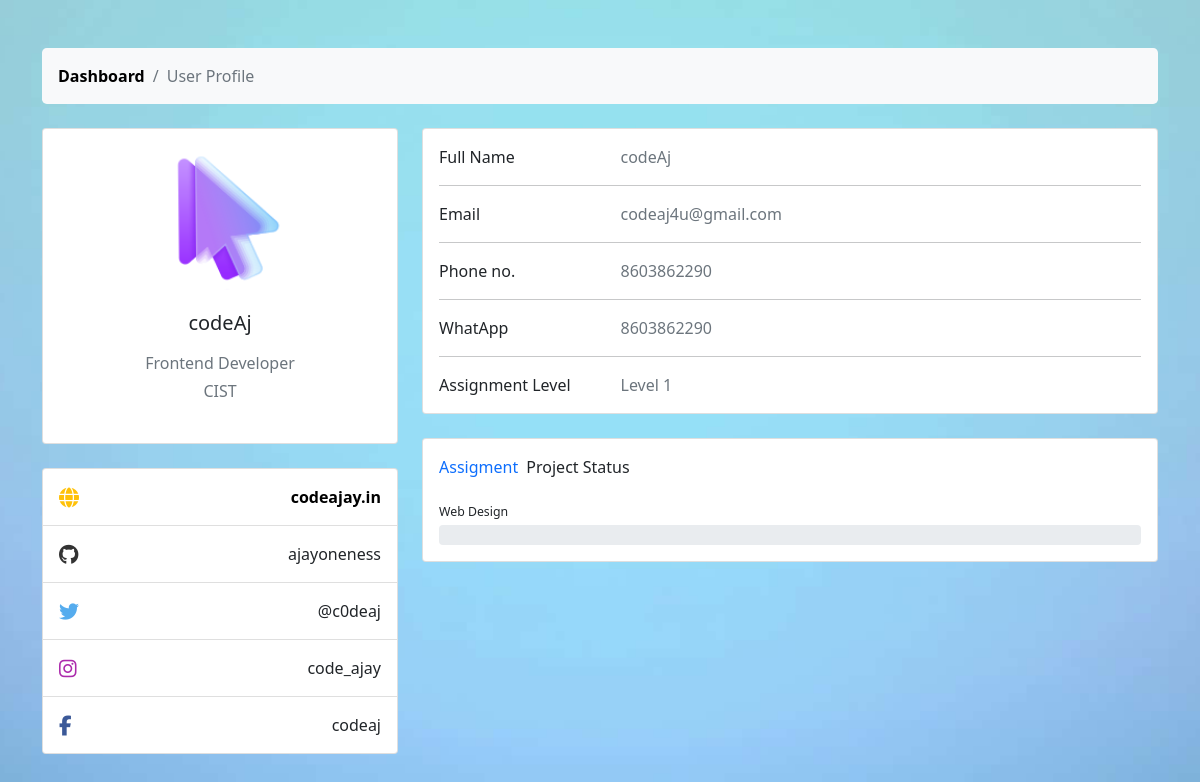
The page /profile/ (signed in) on the database as committed earlier.
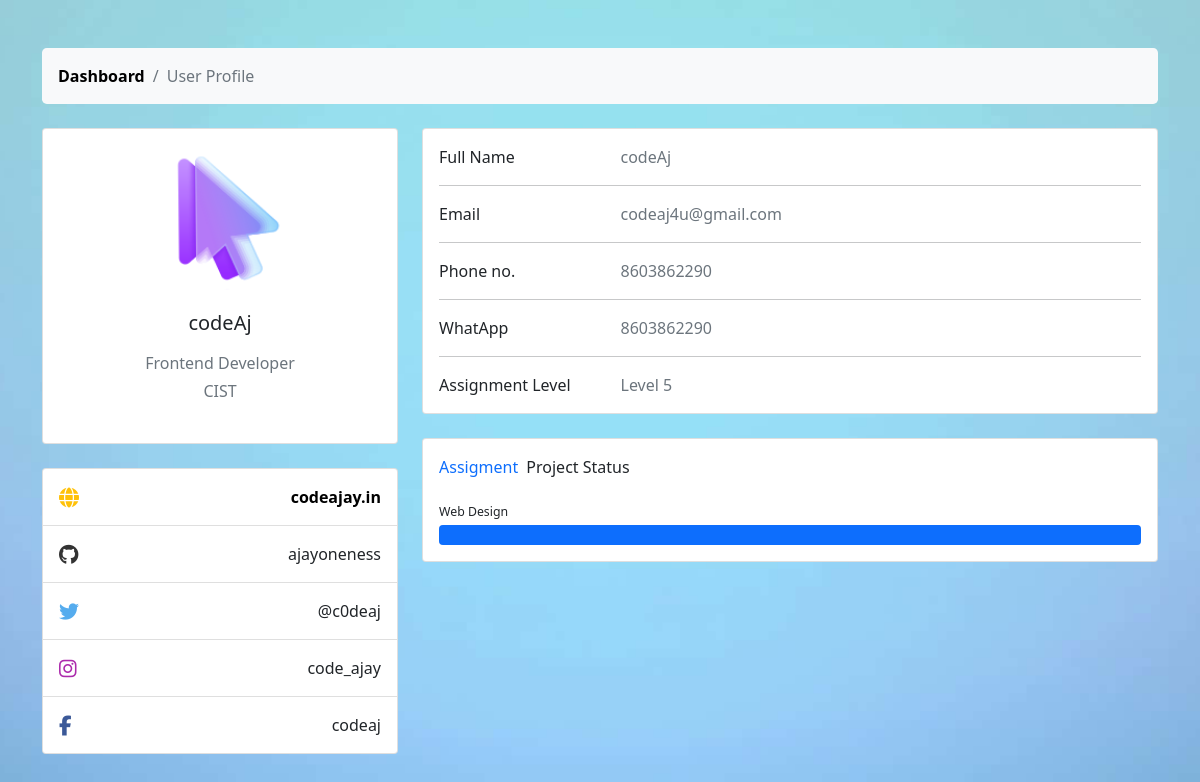
The same page on the database as committed later.
### accounts/models.py (models this page shows, shortened)
class Student(AbstractBaseUser, PermissionsMixin):
    email = models.EmailField(unique=True)
    name = models.CharField(max_length=255)
    profile_pic = models.ImageField(upload_to='profile_pics/', null=True, blank=True)
    phone_no = models.CharField(max_length=15, null=True, blank=True)
    whatsapp_no = models.CharField(max_length=15, null=True, blank=True)
    college = models.CharField(max_length=255, null=True, blank=True)
    domain = models.ForeignKey(Domain, on_delete=models.SET_NULL, null=True, blank=True)
    assignment1 = models.ForeignKey(Assignment, on_delete=models.SET_NULL, null=True, blank=True, related_name='assignment1')
    assignment2 = models.ForeignKey(Assignment, on_delete=models.SET_NULL, null=True, blank=True, related_name='assignment2')
    assignment3 = models.ForeignKey(Assignment, on_delete=models.SET_NULL, null=True, blank=True, related_name='assignment3')
    level_choices_student = [(0, 'Not Started'), (1, 'Level 1'), (2, 'Level 2'), (3, 'Level 3'), (4, 'pending'), (5, 'Certificate Level')]
    level_student = models.IntegerField(choices=level_choices_student, default=0)
    otp = models.IntegerField(null=True, blank=True)
    is_active = models.BooleanField(default=True)
    is_staff = models.BooleanField(default=False)
    date_joined = models.DateTimeField(default=timezone.now)
    objects = StudentManager()
    USERNAME_FIELD = 'email'
    REQUIRED_FIELDS = ['name']

class Domain(models.Model):
    domain_name = models.CharField(max_length=255)
    domain_description = models.TextField()
    def __str__(self):
        return self.domain_name

### accounts/views.py (the view)
# urls.py: path('profile/',views.Profile,name="profile"),
@login_required(login_url='/')
def Profile(request):
    return render(request,"profile.html")

### templates/profile.html (shortened to what this page needs)
{% load static %}
<!DOCTYPE html>
<html lang="en">
<head>
<link href="https://cdn.jsdelivr.net/npm/bootstrap@5.0.2/dist/css/bootstrap.min.css" rel="stylesheet">
<link rel="stylesheet" href="https://cdnjs.cloudflare.com/ajax/libs/font-awesome/6.5.2/css/all.min.css" />
</head>
<body>
    <section>
        <div class="container py-5">
          <div class="row">
            <div class="col">
              <nav aria-label="breadcrumb" class="bg-light rounded-3 p-3 mb-4">
                <ol class="breadcrumb mb-0">
                  <li class="breadcrumb-item"><a href="{% url 'dashboard' %}">Dashboard</a></li>
                  <li class="breadcrumb-item active" aria-current="page">User Profile</li>
                </ol>
              </nav>
            </div>
          </div>
          <div class="row">
            <div class="col-lg-4">
              <div class="card mb-4">
                <div class="card-body text-center">
                  {% if user.profile_pic %}
                  <img src="{{user.profile_pic.url}}" alt="avatar"
                    class="rounded-circle img-fluid" style="width: 150px;">
                  {% else %}
                  <img src="https://t4.ftcdn.net/jpg/01/07/43/45/360_F_107434511_iarF2z88c6Ds6AlgtwotHSAktWCdYOn7.jpg" alt="avatar"
                    class="rounded-circle img-fluid" style="width: 150px;">
                  {% endif %}
                  <h5 class="my-3">{{user.name}}</h5>
                  <p class="text-muted mb-1">{{user.domain}}</p>
                  <p class="text-muted mb-4">{{user.college}}</p>
                </div>
              </div>
              <div class="card mb-4 mb-lg-0">
                <div class="card-body p-0">
                  <ul class="list-group list-group-flush rounded-3">
                    <li class="list-group-item d-flex justify-content-between align-items-center p-3">
                      <i class="fas fa-globe fa-lg text-warning"></i>
                      <p class="mb-0"><a href="https://codeajay.in">codeajay.in</a></p>
                    </li>
                    <li class="list-group-item d-flex justify-content-between align-items-center p-3">
                      <i class="fab fa-github fa-lg" style="color: #333333;"></i>
                      <p class="mb-0">ajayoneness</p>
                    </li>
                    <li class="list-group-item d-flex justify-content-between align-items-center p-3">
                      <i class="fab fa-twitter fa-lg" style="color: #55acee;"></i>
                      <p class="mb-0">@c0deaj</p>
                    </li>
                    <li class="list-group-item d-flex justify-content-between align-items-center p-3">
                      <i class="fab fa-instagram fa-lg" style="color: #ac2bac;"></i>
                      <p class="mb-0">code_ajay</p>
                    </li>
                    <li class="list-group-item d-flex justify-content-between align-items-center p-3">
                      <i class="fab fa-facebook-f fa-lg" style="color: #3b5998;"></i>
                      <p class="mb-0">codeaj</p>
                    </li>
                  </ul>
                </div>
              </div>
            </div>
            <div class="col-lg-8">
              <div class="card mb-4">
                <div class="card-body">
                  <div class="row">
                    <div class="col-sm-3">
                      <p class="mb-0">Full Name</p>
                    </div>
                    <div class="col-sm-9">
                      <p class="text-muted mb-0">{{user.name}}</p>
                    </div>
                  </div>
                  <hr>
                  <div class="row">
                    <div class="col-sm-3">
                      <p class="mb-0">Email</p>
                    </div>
                    <div class="col-sm-9">
                      <p class="text-muted mb-0">{{user.email}}</p>
                    </div>
                  </div>
                  <hr>
                  <div class="row">
                    <div class="col-sm-3">
                      <p class="mb-0">Phone no.</p>
                    </div>
                    <div class="col-sm-9">
                      <p class="text-muted mb-0">{{user.phone_no}}</p>
                    </div>
                  </div>
                  <hr>
                  <div class="row">
                    <div class="col-sm-3">
                      <p class="mb-0">WhatApp</p>
                    </div>
                    <div class="col-sm-9">
                      <p class="text-muted mb-0">{{user.whatsapp_no}}</p>
                    </div>
                  </div>
                  <hr>
                  <div class="row">
                    <div class="col-sm-3">
                      <p class="mb-0">Assignment Level</p>
                    </div>
                    <div class="col-sm-9">
                      {% if user.level_student == 4 %}
                      <p class="text-mut mb-0" style="color:red;">Requested For Aproval (Panding) </p>
                      {% else %}
                      <p class="text-muted mb-0">Level {{user.level_student}}</p>
                      {% endif %}
                    </div>
                  </div>
                </div>
              </div>
              <div class="row">
                <div class="col-md-12">
                  <div class="card mb-4 mb-md-0">
                    <div class="card-body">
                      <p class="mb-4"><span class="text-primary font-italic me-1">Assigment</span> Project Status
                      </p>
                      <p class="mb-1" style="font-size: .77rem;">Web Design</p>
                      <div class="progress rounded" style="height: 20px;">
                        {% if user.level_student == 0 %}
                        <div class="progress-bar" style="color:Orange" role="progressbar" style="width: 0%" aria-valuenow="0"
                          aria-valuemin="0" aria-valuemax="100"></div>
                        {% elif user.level_student == 1 %}
                        <div class="progress-bar" style="color:Orange" role="progressbar" style="width: 20%" aria-valuenow="20"
                          aria-valuemin="0" aria-valuemax="100"></div>
                        {% elif user.level_student == 2 %}
                        <div class="progress-bar"  role="progressbar" style="width: 40%" aria-valuenow="40"
                          aria-valuemin="0" aria-valuemax="100"></div>
                        {% elif user.level_student == 3 %}
                        <div class="progress-bar" role="progressbar" style="width: 60%" aria-valuenow="60"
                          aria-valuemin="0" aria-valuemax="100"></div>
                          {% elif user.level_student == 4 %}
                          <div class="progress-bar" role="progressbar" style="width: 80%" aria-valuenow="80"
                          aria-valuemin="0" aria-valuemax="100"></div>
                          {% elif user.level_student == 5 %}
                          <div class="progress-bar" role="progressbar" style="width: 100%" aria-valuenow="100"
                          aria-valuemin="0" aria-valuemax="100"></div>
                          {% endif %}
                      </div>
                    </div>
                  </div>
                </div>
              </div>
            </div>
          </div>
        </div>
      </section>
</body>
</html>

Rows that differ between the two databases and show on the page:
changed Student "codeAj": level_student "1" → "5"
